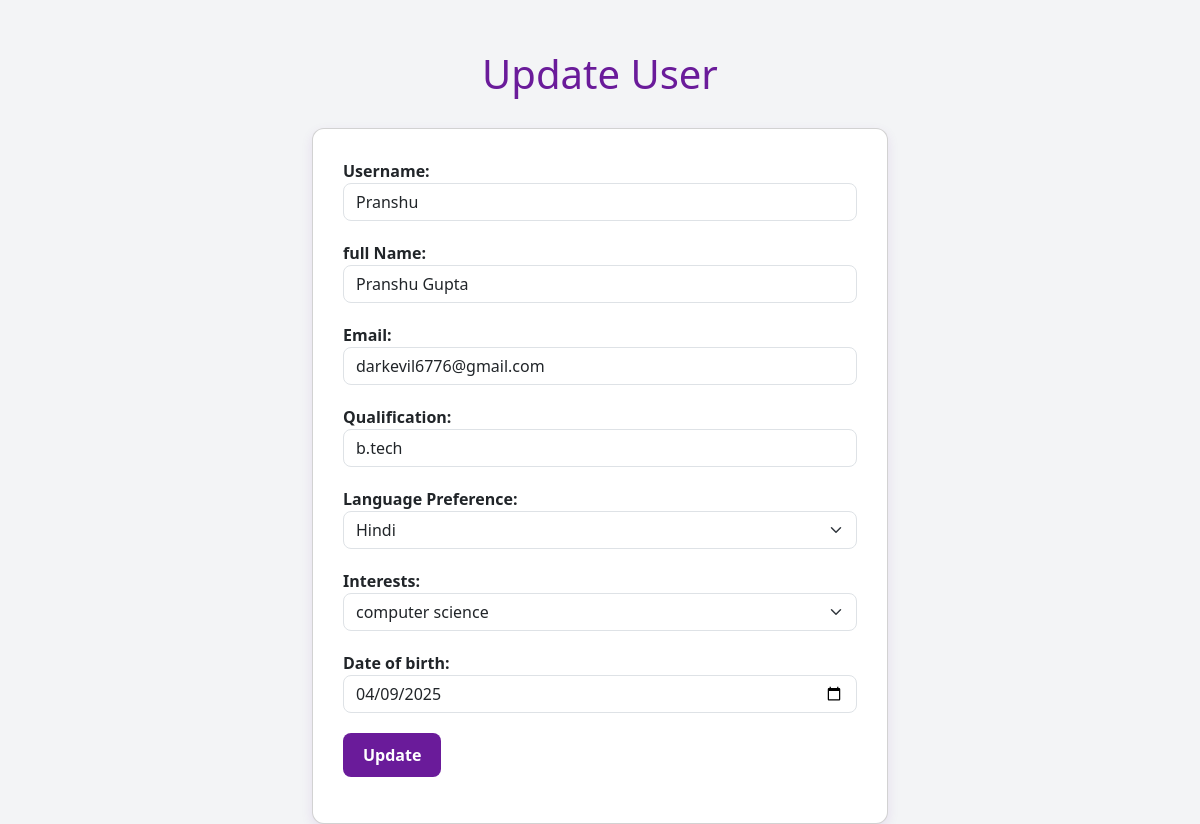
Screenshot of /user/2/update with the database file from the repository.
### models/user.py (models this page shows, shortened)
class User(db.Model, UserMixin):
    id = db.Column(db.Integer, primary_key=True, autoincrement=True)
    username = db.Column(db.String(150), unique=True, nullable=False)
    fullname = db.Column(db.String(150), unique=True, nullable=False)
    email = db.Column(db.String(150), unique=True, nullable=False)
    password = db.Column(db.String(200), nullable=False)
    qualification = db.Column(db.String(200), nullable = False)
    language_pref = db.Column(db.String(200), nullable = False)
    interest = db.Column(db.String(200), nullable = False)
    date_of_birth = db.Column(db.String(50), nullable=False)
    role = db.Column(db.String(50), nullable=False, default='student')
    quiz_attempts = db.relationship('QuizAttempt', backref='quiz_user', lazy='dynamic')
    answers = db.relationship('Answer', backref='answer_user', lazy='dynamic')
    quizzes_created = db.relationship('Quiz', backref='creator', lazy='dynamic', foreign_keys='Quiz.created_by_user_id')
    mentors = db.relationship('Mentor', secondary=user_mentor_association, back_populates='students')
    messages_sent = db.relationship('Messages', backref='sender', lazy='dynamic', foreign_keys='Messages.sender_id')
    messages_received = db.relationship('MentorMessages', backref='receiver', lazy='dynamic', foreign_keys='MentorMessages.receiver_id')

### app.py (the view, shortened to what this page needs)
@csrf.exempt
@app.route('/user/<int:id>/update', methods=['GET','POST'])
def update_user(id):
    user = User.query.filter_by(id=id).first()
    return render_template('update_user.html', user=user)

### templates/update_user.html (shortened to what this page needs)
<!DOCTYPE html>
<html lang="en">
<head>
  <link href="https://cdn.jsdelivr.net/npm/bootstrap@5.3.0/dist/css/bootstrap.min.css" rel="stylesheet">
</head>
<body>
  <div class="container">
    <h1>Update User</h1>
    <div class="card">
      <form action="{{ url_for('update_user', id=user.id) }}" method="POST" enctype="multipart/form-data">
        <div class="form-group">
          <label for="username">Username:</label>
          <input type="text" name="username" value ="{{ user.username }}" class="form-control" required />
        </div>
        <div class="form-group">
          <label for="fullname">full Name:</label>
          <input type="text" name="fullname" value ="{{ user.fullname }}" class="form-control" required />
        </div>
        <div class="form-group">
          <label for="email">Email:</label>
          <input type="email" name="email" value ="{{ user.email }}" class="form-control" required>
        </div>
        <div class="form-group">
          <label for="qualification">Qualification:</label>
          <input type="text" name="qualification" value ="{{ user.qualification }}" class="form-control" required />
        </div>
        <div class="form-group">
          <label for="language_pref">Language Preference:</label>
          <select name="language_pref" id="language_pref" class="form-select" required>
            {% set slots = ['Hindi', 'English'] %}
            {% for slot in slots %}
              <option value="{{ slot }}" {% if user.language_pref == slot %}selected{% endif %}>{{ slot }}</option>
            {% endfor %}
          </select>
        </div>
        <div class="form-group">
            <label for="interest">Interests:</label>
            <select name="interest" id="interest" class="form-select" required>
                {% set slots = ['Maths', 'Computer_Science', 'computer science'] %}
                {% for slot in slots %}
                  <option value="{{ slot }}" {% if user.interest == slot %}selected{% endif %}>{{ slot }}</option>
                {% endfor %}
              </select>
          </div>
        <div class="form-group">
          <label for="date_of_birth">Date of birth:</label>
          <input type="date" name="date_of_birth" value ="{{ user.date_of_birth }}" class="form-control" required>
        </div>
        <div class="mb-3">
          <button type="submit" class="btn btn-custom" style="background-color: #6a1b9a; color: white; border: none; padding: 10px 20px; border-radius: 8px; font-weight: bold; transition: background-color 0.3s;">
              Update
          </button>
      </div>
      </form>
    </div>
  </div>
</body>
</html>

### templates/update_user.html (style rules this page uses)
body { background-color: #f3f4f6; color: #4a0072; font-family: 'Segoe UI', sans-serif; }
.container { max-width: 600px; margin-top: 50px; }
.card { padding: 30px; border-radius: 12px; box-shadow: 0 4px 12px rgba(106, 27, 154, 0.1); }
.form-control, .form-select { border-radius: 8px; }
label { font-weight: bold; }
.form-group { margin-bottom: 20px; }
h1 { color: #6a1b9a; text-align: center; margin-bottom: 30px; }

### rows the page displays
User: username "Pranshu", fullname "Pranshu Gupta", email "darkevil6776@gmail.com", qualification "b.tech", language_pref "Hindi", interest "computer science", date_of_birth "04/09/2025"
